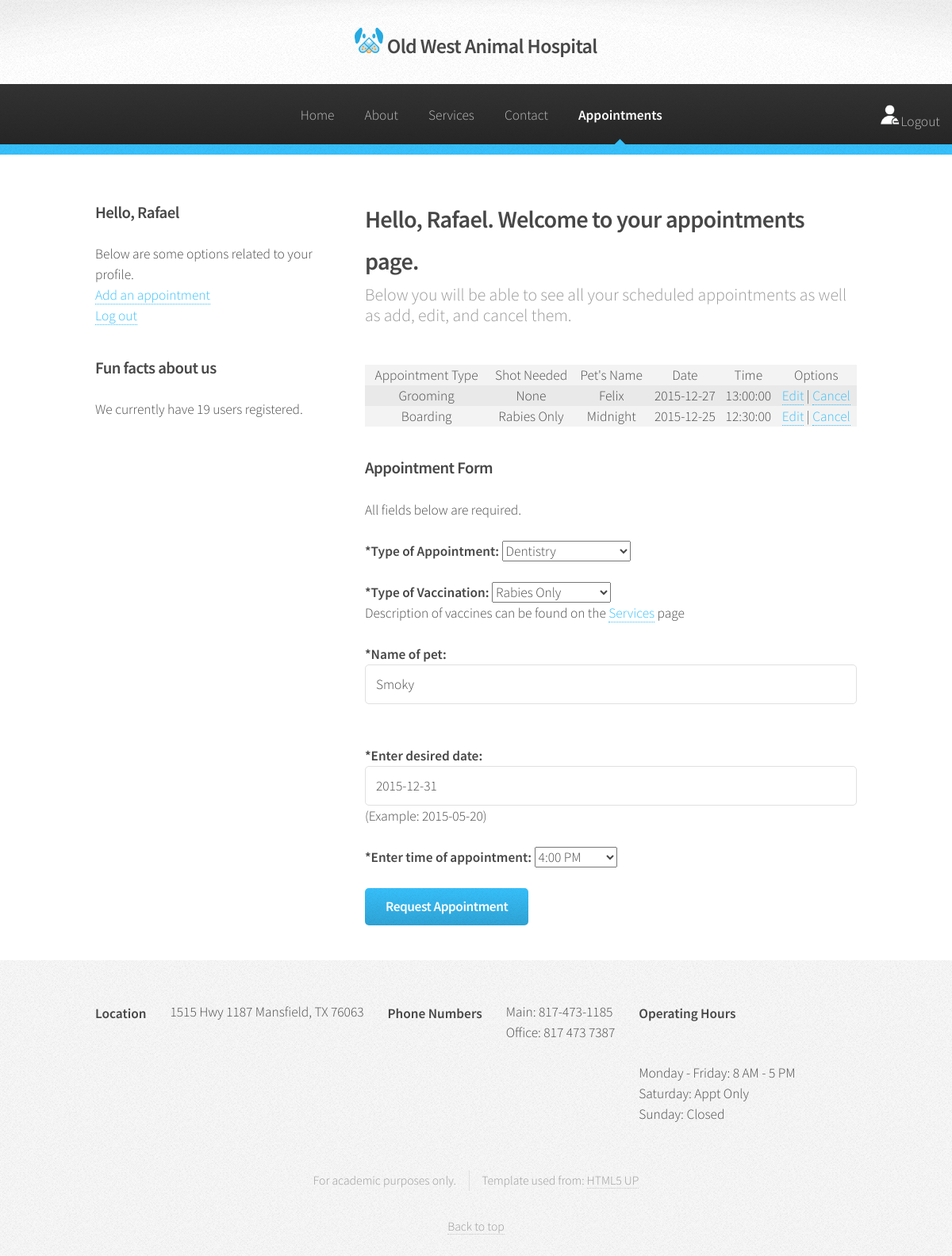
Screenshot of /appointment.php?appt_id=9 (signed in) with the database file from the repository.
### tables this page shows
CREATE TABLE `Customer` (
  `user_id` int(11) NOT NULL auto_increment,
  `username` varchar(30) NOT NULL,
  `password` varchar(50) NOT NULL,
  `email` varchar(50) NOT NULL,
  PRIMARY KEY  (`user_id`)
);

CREATE TABLE `Type` (
  `type_id` tinyint(4) NOT NULL auto_increment,
  `appt_type` varchar(255) NOT NULL,
  PRIMARY KEY  (`type_id`)
);

CREATE TABLE `Shot` (
  `shot_id` tinyint(4) NOT NULL auto_increment,
  `shot_type` varchar(255) NOT NULL,
  PRIMARY KEY  (`shot_id`)
);

CREATE TABLE `App` (
  `appt_id` int(11) NOT NULL auto_increment,
  `apptype` int(11) NOT NULL,
  `shottype` int(11) NOT NULL,
  `user` int(11) NOT NULL,
  `petname` varchar(50) NOT NULL,
  `date` date NOT NULL,
  `time` time NOT NULL,
  PRIMARY KEY  (`appt_id`)
);

### core/init.php (called while the page is built, shortened)
<?php
require 'functions/functions.php';
if (logged_in() === true) {
	$session_user_id = $_SESSION['user_id'];
	$user_data = user_data($session_user_id, 'user_id', 'username', 'password', 'email');
}
?>

### core/functions/functions.php (called while the page is built, shortened)
<?php
function user_count() {
	return mysql_result(mysql_query("SELECT COUNT(`user_id`) FROM `Customer`"), 0);
}
function user_data($user_id){
	$user_id = (int)$user_id;
	$func_num_args = func_num_args();
	$func_get_args = func_get_args();
	if ($func_num_args > 1) {
		unset($func_get_args[0]);
		$fields = '`' . implode('`, `', $func_get_args) . '`';
		$data = mysql_fetch_assoc(mysql_query("SELECT $fields FROM `Customer` WHERE `user_id` = $user_id"));
		return $data;
	}
}
?>

### appointment.php (the view, shortened to what this page needs)
<?php
include 'core/init.php';
include "includes/headapp.php";
?>
	<nav id="nav">
		<ul class="login-icon">
    		<li><a href="logout.php"><img src="images/logout_user.png" width="30%" height="30%">Logout</a></li>
		</ul>
		<ul class="main-nav">
			<li><a href="home.php">Home</a></li>
			<li><a href="about.php">About</a></li>
			<li><a href="services.php">Services</a></li>
			<li><a href="contact.php">Contact</a></li>
			<li class="current"><a href="appointment.php">Appointments</a></li>
		</ul>
	</nav>
	</div>
	<section class="wrapper style1">
		<div class="container">
        	<div class="row 200%">
				<div class="4u 12u(narrower)">
					<div id="sidebar">
		<section>
			<h3>Hello, <?php echo ucfirst($user_data['username']); ?></h3>
                	<ul>
                    	<li>Below are some options related to your profile.</li>
                    	<li><a href="#appt">Add an appointment</a></li>
                    	<li><a href="logout.php">Log out</a></li>
                    </ul>
		</section>
			<section>
				<h3>Fun facts about us</h3>
                <?php
				$user_count = user_count();
				$suffix = ($user_count != 1) ? 's' : '';
				?>
					<p>We currently have <?php echo user_count(); ?> user<?php echo $suffix; ?> registered.<br>
                    </p>
			</section>
						</div>
					</div>
	<div class="8u  12u(narrower) important(narrower)">
		<div id="content">
			<article>
				<header>
					<h2>Hello, <?php echo ucfirst($user_data['username']); ?>. Welcome to your appointments page.</h2>
						<p>Below you will be able to see all your scheduled appointments as well as add, edit, and cancel them.</p>
				</header>
<?php
$conn = dbconnect();
	$query = "SELECT appt_type, shot_type, petname, date, time, appt_id FROM App, Shot, Type WHERE Type.type_id = App.apptype AND Shot.shot_id = App.shottype AND user = ? order by date DESC, time ASC";
	$stmt = $conn->stmt_init();
	if ($stmt->prepare($query)){
		$stmt->bind_param("i", $_SESSION['user_id']);
		$stmt->execute();
		$stmt->bind_result($appt_type, $shot_type, $petname, $date, $time, $appt_id);
		$tblRows = "";
		while($stmt->fetch()){
			$Title = "$date $appt_type";
			$Title_js = htmlspecialchars($Title, ENT_QUOTES);
			$tblRows = $tblRows."<tr>
									<td>$appt_type</td>
								 	<td>$shot_type</td>
									<td>$petname</td>
									<td>$date</td>
									<td>$time</td>
							     	<td><a href='#appt' href='?appt_id=$appt_id'>Edit</a> | <a href='javascript:confirmDel(\"$Title_js\",$appt_id)'>Cancel</a> </td>
								</tr>";
		}
		$output = "<table border=1 cellpadding=4>\n
		<tr>
			<th>Appointment Type</th>
			<th>Shot Needed</th>
			<th>Pet's Name</th>
			<th>Date</th>
			<th>Time</th>
			<th>Options</th>
		</tr>\n".$tblRows.
		"</table>";
	} else {
		$output = "Query to retrieve product information failed.";
	}
?>
<?php echo $output; ?>
<?php
	$conn = dbconnect();
	$petname	= "";
	$date		= "";
	$time		= "";
	if(isset($_GET['appt_id'])){
		$appt_id = intval($_GET['appt_id']);
		if(is_int($appt_id)) {
			$query = "SELECT Type.type_id, Shot.shot_id, App.petname, App.date, App.time FROM App, Shot, Type WHERE Type.type_id = App.apptype AND Shot.shot_id = App.shottype AND appt_id = ?";
			$stmt = $conn->stmt_init();
			if ($stmt->prepare($query)) {
				$stmt->bind_param('i', $appt_id);
				$stmt->execute();
				$stmt->bind_result($type_id, $shot_id, $petname, $date, $time);
			} else {
				$appt_id = "";
				$error_msg = "If you want to edit an item, some error occured. Please follow the link below to appointment page or contact webmaster. Thank you.";
			}
		}
	}
function ApptList($selectedType){
	$list = "";
	global $conn;
	$sql = "SELECT type_id, appt_type FROM Type order by appt_type";
	$stmt = $conn->stmt_init();
	if ($stmt->prepare($sql)){
		$stmt->execute();
		$stmt->bind_result($type_id, $appt_type);
		while ($stmt->fetch()) {
			if ($selectedType == $type_id){
				$selected = "Selected";
			} else {
				$selected = "";
			}
			$list = $list."<option value='$type_id' $selected>$appt_type</option>";
		}
	} else {
		$list = "something is wrong";
	}
	return $list;
}
function ShotList($selectedShot){
	$list = "";
	global $conn;
	$sql = "SELECT shot_id, shot_type FROM Shot order by shot_id";
	$stmt = $conn->stmt_init();
	if ($stmt->prepare($sql)){
		$stmt->execute();
		$stmt->bind_result($shot_id, $shot_type);
		while ($stmt->fetch()) {
			if ($selectedShot == $shot_id){
				$selected = "Selected";
			} else {
				$selected = "";
			}
			$list = $list."<option value='$shot_id' $selected>$shot_type</option>";
		}
	} else {
		$list = "something is wrong";
	}
	return $list;
}
function timeCheck($apptTime, $timeSlot) {
	if ($apptTime == $timeSlot){
		echo "selected";
	}
}
?>
                	<h3 id="appt">Appointment Form</h3>
					<form action="app_edit.php" method="post">
                    All fields below are required.<br><br>
                    <strong>*Type of Appointment:</strong>
                    <select name="apptype"><option selected disabled>Select Appointment</option><? echo ApptList($type_id)?>
                    </select><br><br>
                    <strong>*Type of Vaccination:</strong>
                    <select name="shottype"><option selected disabled>Select Vaccination</option><? echo ShotList($shot_id)?>
					</select><br>Description of vaccines can be found on the <a href="">Services</a> page<br><br>
					<strong>*Name of pet:</strong><br>
                    <input type="text" name="petname" value="<?= $petname ?>"><br><br>
					<strong>*Enter desired date:</strong>
                    <input type="text" name="date" placeholder="YYYY-MM-DD"min="2015-12-15" value="<?= $date ?>">
					(Example: 2015-05-20)<br><br>
					<strong>*Enter time of appointment:</strong>
                    <select name="time">
                        <option value="16:00:00" <?php timeCheck($time, "16:00:00") ?>>4:00 PM</option>
                    </select><br><br>
                    <input type="submit" name="go" value="Request Appointment"><br><br>
                    </form>
			</article>
		</div>
	</div>
		</div>
		</div>
	</section>
<?php
include "includes/footer.php";
?>

### rows the page displays
customer: username "Rafael"
type: appt_type "Grooming"
shot: shot_type "None"
app: petname "Felix", date "2015-12-27", time "13:00:00"
type: appt_type "Boarding"
shot: shot_type "Rabies Only", shottype "Rabies Only"
app: petname "Midnight", date "2015-12-25", time "12:30:00"
type: apptype "Dentistry"
app: petname "Smoky", date "2015-12-31", time "4:00 PM"

### other values shown
user_count() "19"
$suffix "s"
